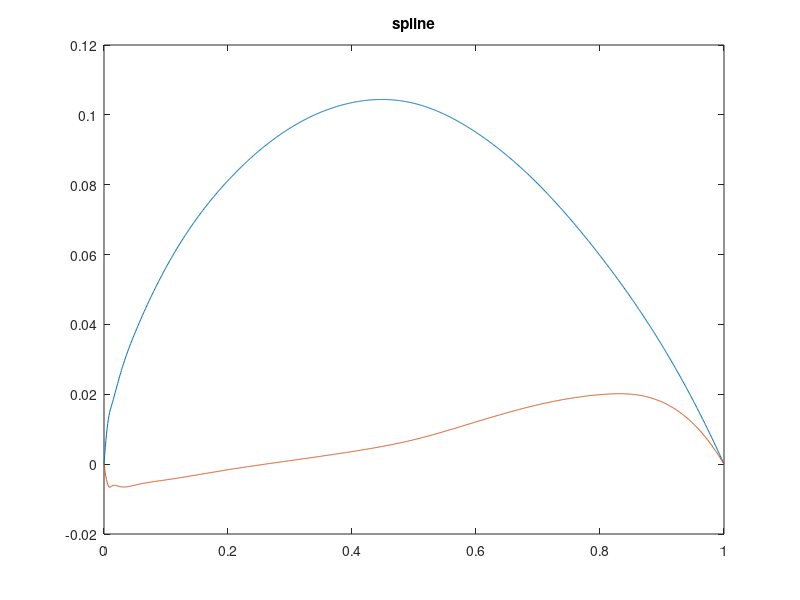
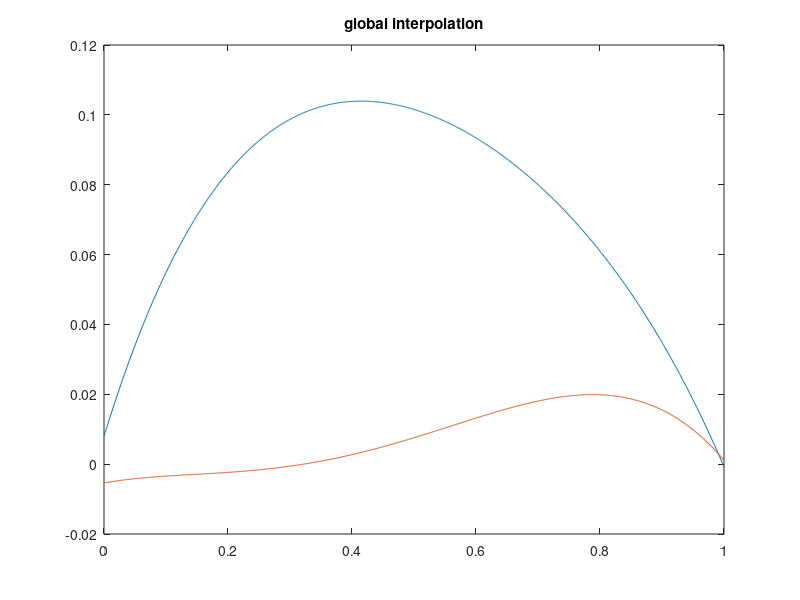

These figures' MATLAB source, in order:
giventable = [0 0 0
0.005 0.0102 -0.0052
0.0075 0.0134 -0.0064
0.0125 0.017 -0.0063
0.025 0.025 -0.0064
0.05 0.0376 -0.006
0.1 0.0563 -0.0045
0.2 0.0812 -0.0016
0.3 0.0962 0.001
0.4 0.1035 0.0036
0.5 0.1033 0.007
0.6 0.095 0.0121
0.7 0.0802 0.017
0.8 0.0597 0.0199
0.9 0.034 0.0178
1.0 0 0];
x_axis = 0 : 0.001: 1;
x = giventable(: , 1);
yu = giventable(: , 2);
yl = giventable(: , 3);


yu_spline = interp1(x , yu , x_axis ,'spline');
yl_spline = interp1(x , yl , x_axis ,'spline');
plot(x_axis, yu_spline , x_axis, yl_spline);
title('spline');
yu_matlab = polyval(polyfit(x,yu,4),x_axis);
yl_matlab = polyval(polyfit(x,yl,4),x_axis);
figure; plot(x_axis, yu_matlab , x_axis, yl_matlab);
title('global interpolation');

